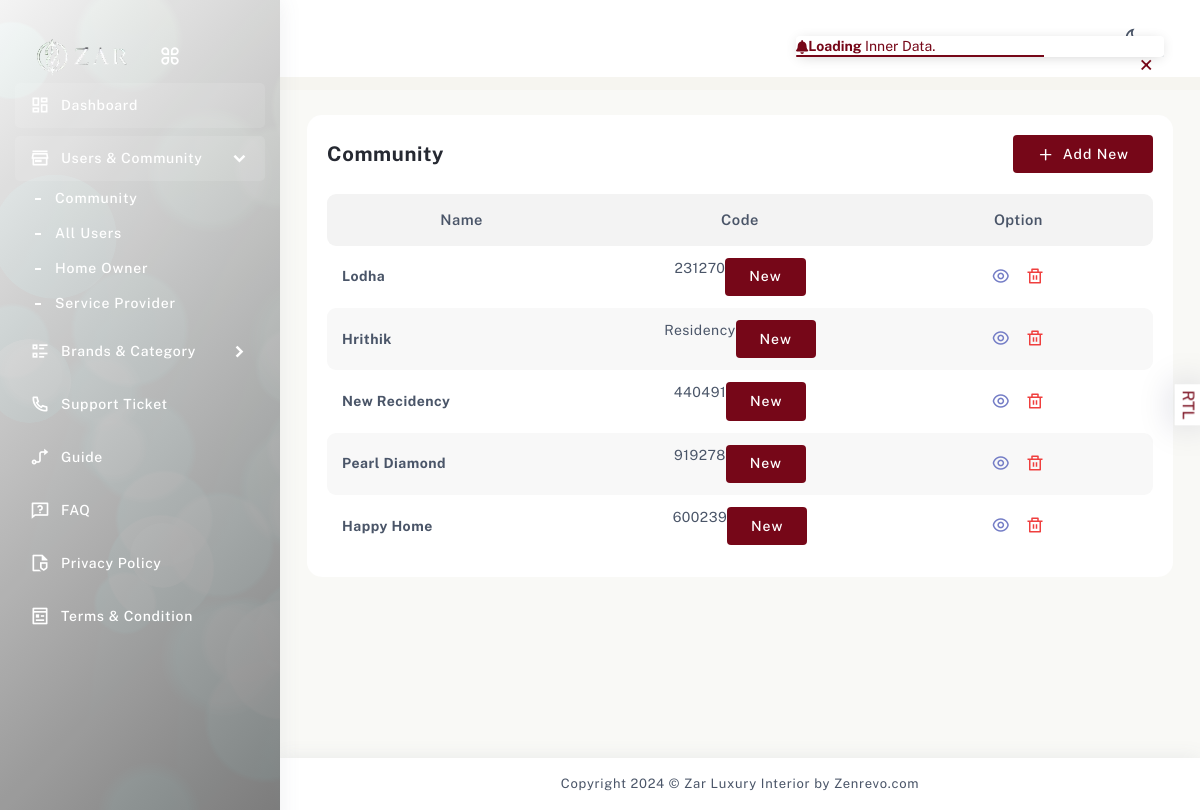
/dashboard/community (signed in), run on the app's committed database.
### main_app/models.py (models this page shows, shortened)
class Community(models.Model):
    name = models.CharField(max_length=100)
    description = models.TextField()
    code = models.CharField(max_length=10, unique=True, blank=True, null=True)
    created_at = models.DateTimeField(auto_now_add=True)
    updated_at = models.DateTimeField(auto_now=True)

### home/views.py (the view, shortened to what this page needs)
# urls.py: path('community',views.all_community,name='all_community'),
@login_required(login_url='login')
def all_community(request):
    community = Community.objects.all()
    if request.GET.get('type') == 'delete':
        id = request.GET.get('id')
        community = Community.objects.get(id=id)
        community.delete()
        messages.success(request, 'Community deleted successfully.')
        return redirect('all_community')
    return render(request,'dashboard/community.html',{ 'title':'Community' ,'community':community})

### templates/dashboard/community.html (shortened to what this page needs)
{% extends "dashboard/template.html" %}
{% block content %}
            <div class="page-body">
                <div class="container-fluid">
                    <div class="row">
                        <div class="col-sm-12">
                            <div class="card card-table">
                                <div class="card-body">
                                    <div class="title-header option-title">
                                        <h5>Community</h5>
                                        <form class="d-inline-flex">
                                            <a href="#" class="align-items-center btn btn-theme d-flex" data-bs-toggle="modal" data-bs-target="#addCategoryModal">
                                                <i data-feather="plus"></i> Add New
                                            </a>
                                        </form>
                                    </div>
                                    <div class="table-responsive table-product">
                                        <table class="table all-package theme-table" id="table_id">
                                            <thead>
                                                <tr>
                                                    <th>Name</th>
                                                    <th>Code</th>
                                                    <th>Option</th>
                                                </tr>
                                            </thead>
                                            <tbody>
                                                {% for i in community %}
                                                <tr>
                                                    <td>
                                                        <div class="user-name">
                                                            <span>{{i.name}}</span>
                                                        </div>
                                                    </td>
                                                    <td class="d-flex justify-content-center">{{i.code}}      <a href="#" class="btn btn-primary" onclick="confirmRegenerate({{i.id}})">New</a>                                                    </td>
                                                    <td>
                                                        <ul>
                                                            <li>
                                                                <a href="{% url 'users_list' %}?community={{i.code}}">
                                                                    <i class="ri-eye-line"></i>
                                                                </a>
                                                            </li>
                                                            <li>
                                                                <a href="{% url 'all_community' %}?type=delete&id={{i.id}}" >
                                                                    <i class="ri-delete-bin-line"></i>
                                                                </a>
                                                            </li>
                                                        </ul>
                                                    </td>
                                                </tr>
                                                {% endfor %}
                                            </tbody>
                                        </table>
                                    </div>
                                </div>
                            </div>
                        </div>
                    </div>
                </div>
            </div>
            {% endblock content %}

### data on the page
Community: name "Lodha", code "231270"
Community: name "Hrithik", code "Residency"
Community: name "New Recidency", code "440491"
Community: name "Pearl Diamond", code "919278"
Community: name "Happy Home", code "600239"
